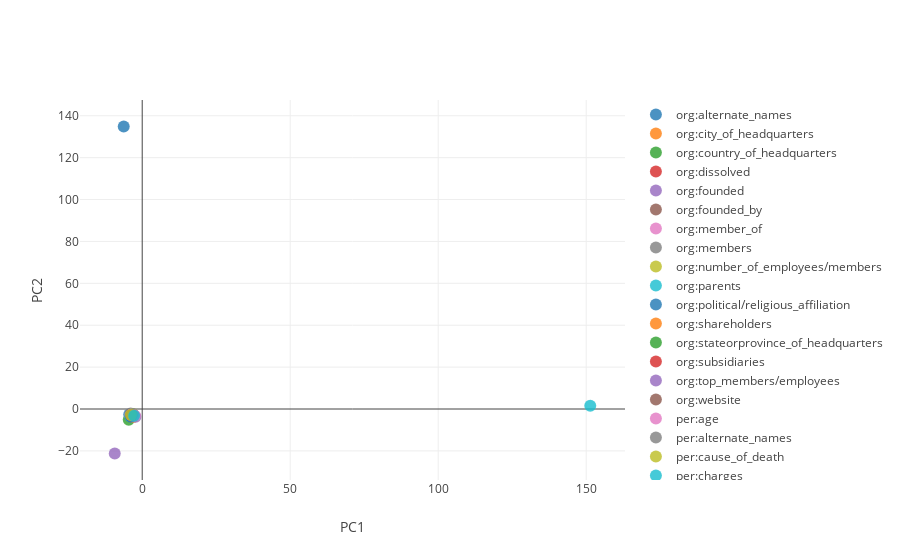

The notebook cell this image was saved under:
### Code cell
data = []

for relation_index, relation in enumerate(relations):

    trace = dict(
        type='scatter',
        x=[fitted[relation_index,0]],
        y=[fitted[relation_index,1]],
        mode='markers',
        name=relation,
        marker=dict(
            size=12,
            line=dict(
                color='rgba(217, 217, 217, 0.14)',
                width=0.5),
            opacity=0.8)
    )
    data.append(trace)

layout = dict(
        xaxis=dict(title='PC1', showline=False),
        yaxis=dict(title='PC2', showline=False)
)
fig = dict(data=data, layout=layout)
iplot(fig)

### Figure 1 — Plotly figure (JSON) as saved in the notebook; plotly's stock layout.template omitted (floating-point values rounded to 4 significant figures)
{"data": [{"marker": {"line": {"color": "rgba(217, 217, 217, 0.14)", "width": 0.5}, "opacity": 0.8, "size": 12}, "mode": "markers", "name": "org:alternate_names", "type": "scatter", "uid": "83e8f3f6-91fa-4219-95dd-ee1da5c473f5", "x": [-4.38], "y": [-2.676]}, {"marker": {"line": {"color": "rgba(217, 217, 217, 0.14)", "width": 0.5}, "opacity": 0.8, "size": 12}, "mode": "markers", "name": "org:city_of_headquarters", "type": "scatter", "uid": "54c8718c-632c-44c6-9c13-569abe9404df", "x": [-3.972], "y": [-3.703]}, {"marker": {"line": {"color": "rgba(217, 217, 217, 0.14)", "width": 0.5}, "opacity": 0.8, "size": 12}, "mode": "markers", "name": "org:country_of_headquarters", "type": "scatter", "uid": "d1d61d52-c8cd-4f0b-9c25-1f24cc81bc4c", "x": [-4.549], "y": [-5.075]}, {"marker": {"line": {"color": "rgba(217, 217, 217, 0.14)", "width": 0.5}, "opacity": 0.8, "size": 12}, "mode": "markers", "name": "org:dissolved", "type": "scatter", "uid": "1d76cbf4-850a-4311-bd8a-22b581440611", "x": [-3.748], "y": [-2.821]}, {"marker": {"line": {"color": "rgba(217, 217, 217, 0.14)", "width": 0.5}, "opacity": 0.8, "size": 12}, "mode": "markers", "name": "org:founded", "type": "scatter", "uid": "1521747e-82aa-477c-a7a2-3f71d3e8e23f", "x": [-3.986], "y": [-3.089]}, {"marker": {"line": {"color": "rgba(217, 217, 217, 0.14)", "width": 0.5}, "opacity": 0.8, "size": 12}, "mode": "markers", "name": "org:founded_by", "type": "scatter", "uid": "7043a985-3f97-4432-a692-6da5607df923", "x": [-3.844], "y": [-3.189]}, {"marker": {"line": {"color": "rgba(217, 217, 217, 0.14)", "width": 0.5}, "opacity": 0.8, "size": 12}, "mode": "markers", "name": "org:member_of", "type": "scatter", "uid": "9f8b7a5e-2ebb-4cb7-8fec-b3ef4dc3fc59", "x": [-3.455], "y": [-3.142]}, {"marker": {"line": {"color": "rgba(217, 217, 217, 0.14)", "width": 0.5}, "opacity": 0.8, "size": 12}, "mode": "markers", "name": "org:members", "type": "scatter", "uid": "6b455f39-9319-4926-849b-eac4dc591d96", "x": [-3.659], "y": [-3.17]}, {"marker": {"line": {"color": "rgba(217, 217, 217, 0.14)", "width": 0.5}, "opacity": 0.8, "size": 12}, "mode": "markers", "name": "org:number_of_employees/members", "type": "scatter", "uid": "dc3d493a-4d7a-491f-a75e-5bab75dda8db", "x": [-3.862], "y": [-2.879]}, {"marker": {"line": {"color": "rgba(217, 217, 217, 0.14)", "width": 0.5}, "opacity": 0.8, "size": 12}, "mode": "markers", "name": "org:parents", "type": "scatter", "uid": "62312641-3f08-4a4b-8a90-f4c7e1d6fbb0", "x": [-4.059], "y": [-3.369]}, {"marker": {"line": {"color": "rgba(217, 217, 217, 0.14)", "width": 0.5}, "opacity": 0.8, "size": 12}, "mode": "markers", "name": "org:political/religious_affiliation", "type": "scatter", "uid": "ae6e9c9e-0e49-41ab-9978-430b4408123a", "x": [-3.884], "y": [-3.122]}, {"marker": {"line": {"color": "rgba(217, 217, 217, 0.14)", "width": 0.5}, "opacity": 0.8, "size": 12}, "mode": "markers", "name": "org:shareholders", "type": "scatter", "uid": "47f2f055-b64e-44c3-9ba8-81d8faaabb9f", "x": [-3.788], "y": [-2.867]}, {"marker": {"line": {"color": "rgba(217, 217, 217, 0.14)", "width": 0.5}, "opacity": 0.8, "size": 12}, "mode": "markers", "name": "org:stateorprovince_of_headquarters", "type": "scatter", "uid": "c945b1c7-9d30-4b43-9198-f3bdfd680390", "x": [-3.869], "y": [-3.255]}, {"marker": {"line": {"color": "rgba(217, 217, 217, 0.14)", "width": 0.5}, "opacity": 0.8, "size": 12}, "mode": "markers", "name": "org:subsidiaries", "type": "scatter", "uid": "a8560ab1-ddef-4688-a407-a87323c24d3c", "x": [-3.118], "y": [-2.832]}, {"marker": {"line": {"color": "rgba(217, 217, 217, 0.14)", "width": 0.5}, "opacity": 0.8, "size": 12}, "mode": "markers", "name": "org:top_members/employees", "type": "scatter", "uid": "131ecb74-9500-4e69-a5cc-bb4d168cc5db", "x": [-9.276], "y": [-21.24]}, {"marker": {"line": {"color": "rgba(217, 217, 217, 0.14)", "width": 0.5}, "opacity": 0.8, "size": 12}, "mode": "markers", "name": "org:website", "type": "scatter", "uid": "287e9182-7385-4242-97a8-09ca24007eec", "x": [-3.866], "y": [-2.414]}, {"marker": {"line": {"color": "rgba(217, 217, 217, 0.14)", "width": 0.5}, "opacity": 0.8, "size": 12}, "mode": "markers", "name": "per:age", "type": "scatter", "uid": "f91deee6-7927-4383-9f40-68805d434f72", "x": [-3.907], "y": [-3.045]}, {"marker": {"line": {"color": "rgba(217, 217, 217, 0.14)", "width": 0.5}, "opacity": 0.8, "size": 12}, "mode": "markers", "name": "per:alternate_names", "type": "scatter", "uid": "8ceb4842-b705-4b4d-9b19-ce98a3b7d259", "x": [-3.915], "y": [-2.158]}, {"marker": {"line": {"color": "rgba(217, 217, 217, 0.14)", "width": 0.5}, "opacity": 0.8, "size": 12}, "mode": "markers", "name": "per:cause_of_death", "type": "scatter", "uid": "3aa67061-e3a3-4f52-a487-2feb6495d1ff", "x": [-3.185], "y": [-2.97]}, {"marker": {"line": {"color": "rgba(217, 217, 217, 0.14)", "width": 0.5}, "opacity": 0.8, "size": 12}, "mode": "markers", "name": "per:charges", "type": "scatter", "uid": "48a9272d-7a79-4d4f-b498-0ef96322583c", "x": [-3.274], "y": [-2.651]}, {"marker": {"line": {"color": "rgba(217, 217, 217, 0.14)", "width": 0.5}, "opacity": 0.8, "size": 12}, "mode": "markers", "name": "per:children", "type": "scatter", "uid": "eafe8b58-4928-4d5f-aa52-27d26af07322", "x": [-3.968], "y": [-3.259]}, {"marker": {"line": {"color": "rgba(217, 217, 217, 0.14)", "width": 0.5}, "opacity": 0.8, "size": 12}, "mode": "markers", "name": "per:cities_of_residence", "type": "scatter", "uid": "393e06f9-fc72-4aaf-80da-e29432578b3e", "x": [-3.074], "y": [-3.781]}, {"marker": {"line": {"color": "rgba(217, 217, 217, 0.14)", "width": 0.5}, "opacity": 0.8, "size": 12}, "mode": "markers", "name": "per:city_of_birth", "type": "scatter", "uid": "b25885cc-601a-460b-bd57-45e41f80e675", "x": [-3.668], "y": [-2.858]}, {"marker": {"line": {"color": "rgba(217, 217, 217, 0.14)", "width": 0.5}, "opacity": 0.8, "size": 12}, "mode": "markers", "name": "per:city_of_death", "type": "scatter", "uid": "1611ebec-1150-42cc-87e6-f6c285afd494", "x": [-3.607], "y": [-2.802]}, {"marker": {"line": {"color": "rgba(217, 217, 217, 0.14)", "width": 0.5}, "opacity": 0.8, "size": 12}, "mode": "markers", "name": "per:countries_of_residence", "type": "scatter", "uid": "dff410bc-b6e0-4ec2-8a8c-37114cfde07d", "x": [-2.273], "y": [-3.709]}, {"marker": {"line": {"color": "rgba(217, 217, 217, 0.14)", "width": 0.5}, "opacity": 0.8, "size": 12}, "mode": "markers", "name": "per:country_of_birth", "type": "scatter", "uid": "355b1c3c-67ca-4d44-971c-2789c5b9fb0c", "x": [-3.434], "y": [-2.706]}, {"marker": {"line": {"color": "rgba(217, 217, 217, 0.14)", "width": 0.5}, "opacity": 0.8, "size": 12}, "mode": "markers", "name": "per:country_of_death", "type": "scatter", "uid": "a804afab-cbcb-4dc7-9d7c-31f5d27331dc", "x": [-3.655], "y": [-2.725]}, {"marker": {"line": {"color": "rgba(217, 217, 217, 0.14)", "width": 0.5}, "opacity": 0.8, "size": 12}, "mode": "markers", "name": "per:date_of_birth", "type": "scatter", "uid": "472a0be2-60fc-4cb7-9231-551d3158dc43", "x": [-3.638], "y": [-2.776]}, {"marker": {"line": {"color": "rgba(217, 217, 217, 0.14)", "width": 0.5}, "opacity": 0.8, "size": 12}, "mode": "markers", "name": "per:date_of_death", "type": "scatter", "uid": "d18d3213-3447-4b32-9743-5d1dff62152f", "x": [-3.808], "y": [-2.967]}, {"marker": {"line": {"color": "rgba(217, 217, 217, 0.14)", "width": 0.5}, "opacity": 0.8, "size": 12}, "mode": "markers", "name": "per:employee_of", "type": "scatter", "uid": "5f01210c-afcb-4ec1-a921-400ced9d8176", "x": [151.4], "y": [1.536]}, {"marker": {"line": {"color": "rgba(217, 217, 217, 0.14)", "width": 0.5}, "opacity": 0.8, "size": 12}, "mode": "markers", "name": "per:origin", "type": "scatter", "uid": "174aa81f-3806-46f6-8afd-1988f2481eb6", "x": [-3.82], "y": [-3.699]}, {"marker": {"line": {"color": "rgba(217, 217, 217, 0.14)", "width": 0.5}, "opacity": 0.8, "size": 12}, "mode": "markers", "name": "per:other_family", "type": "scatter", "uid": "5bfd76b4-7c2f-4f26-b600-3a4cbe60d89f", "x": [-3.156], "y": [-2.519]}, {"marker": {"line": {"color": "rgba(217, 217, 217, 0.14)", "width": 0.5}, "opacity": 0.8, "size": 12}, "mode": "markers", "name": "per:parents", "type": "scatter", "uid": "7dfc4f85-3064-4956-9217-23cd12086143", "x": [-3.056], "y": [-2.529]}, {"marker": {"line": {"color": "rgba(217, 217, 217, 0.14)", "width": 0.5}, "opacity": 0.8, "size": 12}, "mode": "markers", "name": "per:religion", "type": "scatter", "uid": "894a876b-1dcf-4b8a-bef5-6fc612b5b72a", "x": [-3.673], "y": [-2.848]}, {"marker": {"line": {"color": "rgba(217, 217, 217, 0.14)", "width": 0.5}, "opacity": 0.8, "size": 12}, "mode": "markers", "name": "per:schools_attended", "type": "scatter", "uid": "449a5ead-7c37-4ef4-b3c1-f5e206f115d8", "x": [-3.12], "y": [-2.679]}, {"marker": {"line": {"color": "rgba(217, 217, 217, 0.14)", "width": 0.5}, "opacity": 0.8, "size": 12}, "mode": "markers", "name": "per:siblings", "type": "scatter", "uid": "49f4fa57-a826-4567-b6ed-594c060ae601", "x": [-3.145], "y": [-2.812]}, {"marker": {"line": {"color": "rgba(217, 217, 217, 0.14)", "width": 0.5}, "opacity": 0.8, "size": 12}, "mode": "markers", "name": "per:spouse", "type": "scatter", "uid": "3b8770c9-6917-4d6a-8647-9ac07bf2a5ba", "x": [-2.465], "y": [-3.157]}, {"marker": {"line": {"color": "rgba(217, 217, 217, 0.14)", "width": 0.5}, "opacity": 0.8, "size": 12}, "mode": "markers", "name": "per:stateorprovince_of_birth", "type": "scatter", "uid": "0ebba44a-12ab-4486-b331-72143f684efc", "x": [-3.462], "y": [-2.833]}, {"marker": {"line": {"color": "rgba(217, 217, 217, 0.14)", "width": 0.5}, "opacity": 0.8, "size": 12}, "mode": "markers", "name": "per:stateorprovince_of_death", "type": "scatter", "uid": "dcf2a02d-d614-4dc4-8cc0-cd49efa542d9", "x": [-3.774], "y": [-2.854]}, {"marker": {"line": {"color": "rgba(217, 217, 217, 0.14)", "width": 0.5}, "opacity": 0.8, "size": 12}, "mode": "markers", "name": "per:stateorprovinces_of_residence", "type": "scatter", "uid": "f4c513cc-c9a4-4a59-a05e-781cc5ecf121", "x": [-2.728], "y": [-3.224]}, {"marker": {"line": {"color": "rgba(217, 217, 217, 0.14)", "width": 0.5}, "opacity": 0.8, "size": 12}, "mode": "markers", "name": "per:title", "type": "scatter", "uid": "ab48d6d5-afc3-4fc0-8711-8637c553a3d2", "x": [-6.246], "y": [134.9]}], "layout": {"xaxis": {"showline": false, "title": {"text": "PC1"}}, "yaxis": {"showline": false, "title": {"text": "PC2"}}}}
